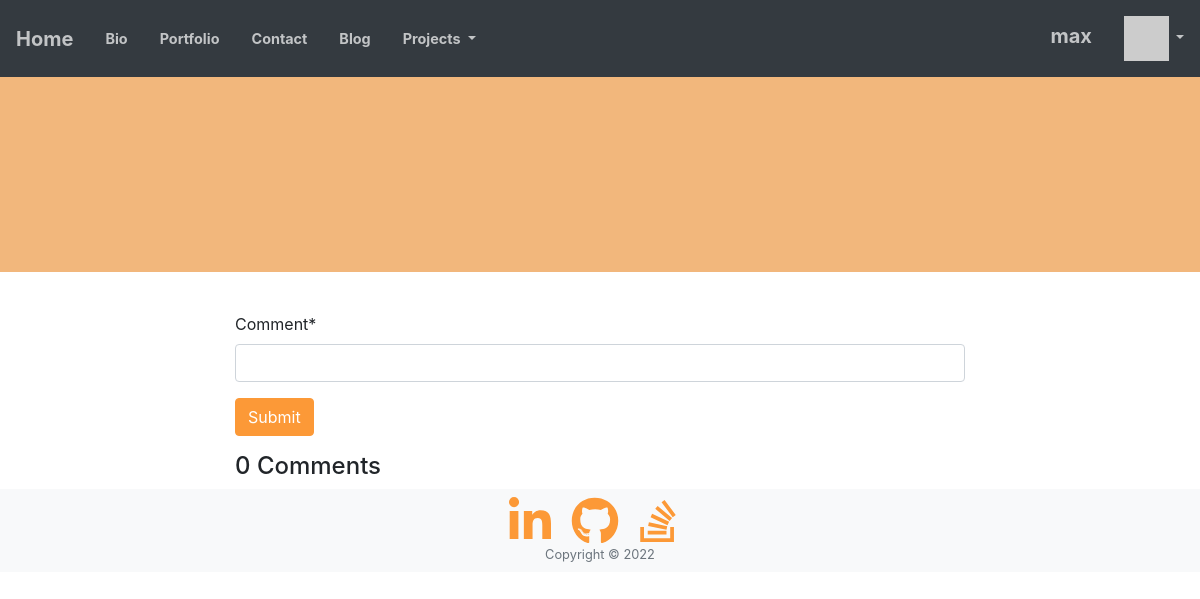
Before: /blog/ (signed in) with the older database file.
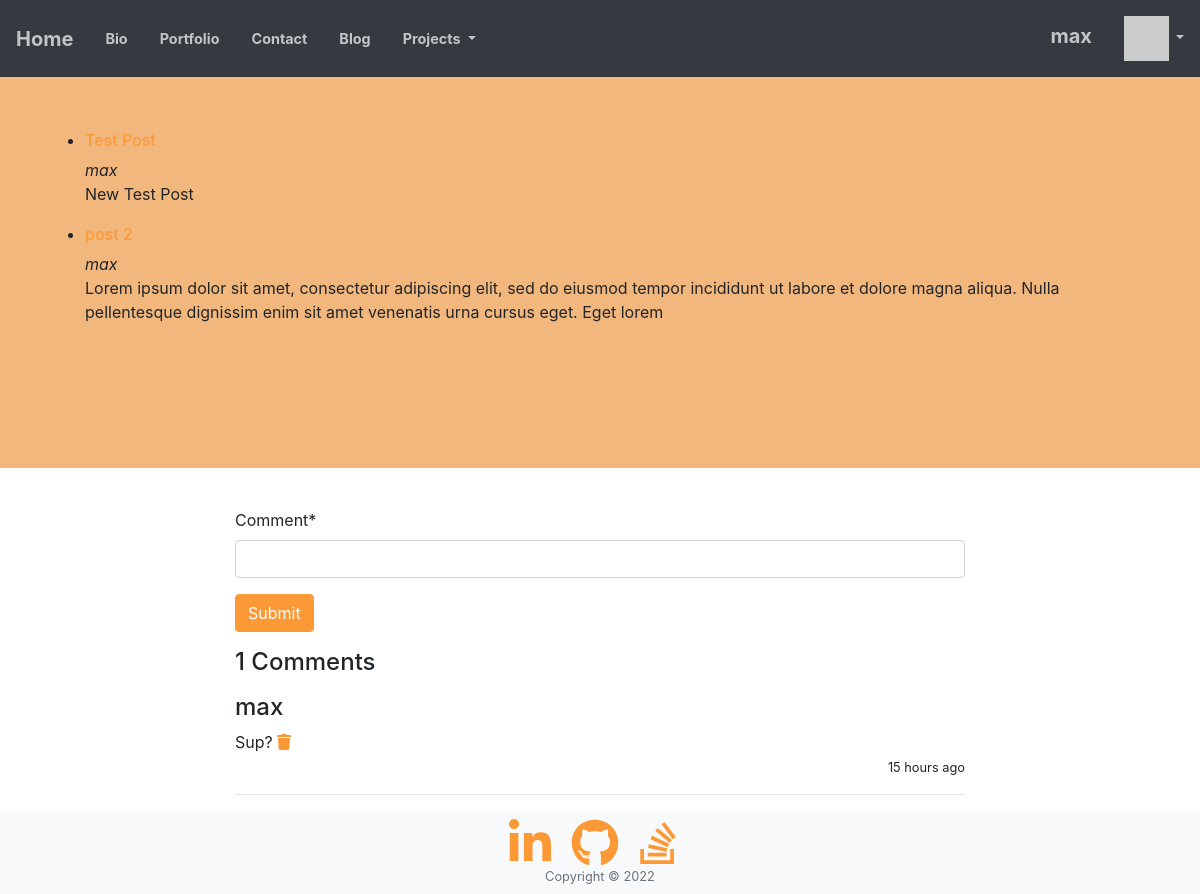
After: the same page with the newer database file.
### blog/models.py (models this page shows, shortened)
class Post(models.Model):
    title = models.CharField(max_length=100)
    overview = models.TextField()
    timestamp = models.DateTimeField(auto_now_add=True)
    content = models.TextField()
    author = models.ForeignKey(User, on_delete=models.CASCADE)
    posted = models.BooleanField()

class BlogComment(models.Model):
    text = models.TextField(
        validators=[MinLengthValidator(3, "Comment must be greater than 3 characters")]
    )
    owner = models.ForeignKey(settings.AUTH_USER_MODEL, on_delete=models.CASCADE)
    created_at = models.DateTimeField(auto_now_add=True)
    updated_at = models.DateTimeField(auto_now=True)

### blog/views.py (the view)
# urls.py: path('', views.PostsView.as_view(), name='blog'),
class PostsView(View):
    def get(self, request):
        posts = Post.objects.all()
        comments = BlogComment.objects.all().order_by('-updated_at')
        comment_form = CommentForm()
        context = {
            'posts': posts,
            'comments': comments,
            'n': len(comments),
            'comment_form': comment_form
        }
        return render(request, 'blog/posts.html', context)

### projects/forms.py
class CommentForm(forms.Form):
    comment = forms.CharField(required=True, max_length=500, min_length=3, strip=True)

### home/context_processors.py (called while the page is built)
def settings(request):
    return {
        'settings': django_settings,
    }

### home/templatetags/app_tags.py (called while the page is built)
@register.filter(name='gravatar')
def gravatar(user, size=35):
    email = str(user.email.strip().lower()).encode('utf-8')
    email_hash = md5(email).hexdigest()
    url = "//www.gravatar.com/avatar/{0}?s={1}&d=identicon&r=PG"
    return url.format(email_hash, size)

### home/templates/blog/posts.html (shortened to what this page needs)
{% extends "base_footer.html" %}
{% load humanize %}
{% load static %}
{% block content %}
<section class="page-section bg-primary" id="about">
    <div class="container">
        <ul>
            {% for post in posts %}
                <li>
                    <a href="/blog/post/{{ post.id }}"><h6>{{ post.title }} </h6></a><i>{{ post.author }}</i>
                    <p>{{ post.overview }}</p>
                </li>
            {% endfor %}
        </ul>
    </div>
</section>
<div class="container">
    <div class="row">
        <div class="col"></div>
            <div class="col-md-12 col-lg-8">
                <div class="comments">
                    {% if user.is_authenticated %}
                        <br clear="all"/>
                        <p>
                            {% load crispy_forms_tags %}
                            <form method="post" action="{% url 'blog:blog_comment_create' %}">
                                {{ comment_form|crispy }}
                                <input class="btn btn-primary" type="submit" value="Submit">
                            </form>
                        </p>
                    {% else %}
                        <h4 class="text-right"><a class="badge badge-primary" href="../accounts/login?next={% url 'blog:blog' %}">Login</a> to comment</h4>
                    {% endif %}
                    <div class="page-header">
                        <h4>{{ n }} Comments</h4>
                    </div>
                    {% for comment in comments %}
                        <p>
                            <h4 class="media-heading user_name">{{ comment.owner }}</h4>
                            <div class ="text">
                                {{ comment.text }}
                                {% if user == comment.owner %}
                                <a href="{% url 'blog:blog_comment_delete' comment.id %}"><i class="fa fa-trash"></i></a>
                                {% endif %}
                            </div>
                            <p class="text-right"><small>{{ comment.updated_at|naturaltime }}</small></p>
                        </p>
                        <hr/>
                    {% endfor %}
                    </div>
                </div>
        <div class="col"></div>
    </div>
</div>
{% endblock %}

Changed rows visible on the page:
added Post: title "Test Post", author "max", overview "New Test Post"
added Post: title "post 2", author "max", overview "Lorem ipsum dolor sit amet, consectetur adipiscing elit, sed do eiusmod tempor incididunt ut labore et dolore magna aliqua. Nulla pellentesque dignissim enim sit amet venenatis urna cursus eget. Eget lorem"
added BlogComment: owner "max", text "Sup?", updated_at "15 hours ago"
Other visible differences:
{{ n }}: "0" → "1"
